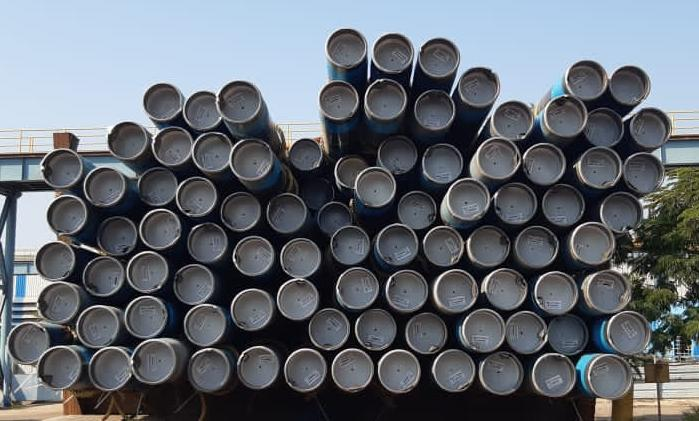
#> input picture pipe.jpeg, 699 x 421 px
$ jupyter execute Resolute_AI_Software_Task_3.ipynb
#> lines starting #> are read from the running program, lines starting #| are printed output that depends on the picture; after the words box and inside, x2 and y2 are one past the last pixel; in counts of white or black regions, pixels touching at a corner belong together
# Task 3: (Computer Vision) - Count the number of pipes in the given image.

[cell 1]
import cv2
import numpy as np

[cell 2]
img = cv2.imread('pipe.jpeg')
#> img is the input picture: shape (421, 699, 3); mean B, G, R 113.6, 105.8, 99.9
greyImg = cv2.cvtColor(img, cv2.COLOR_BGR2GRAY)
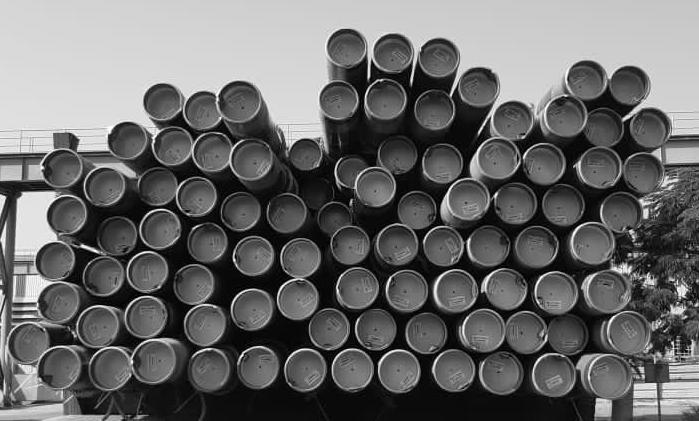
#> greyImg: shape (421, 699); min 0, max 255, mean 104.9

[cell 3]
circles = cv2.HoughCircles(greyImg, cv2.HOUGH_GRADIENT, minDist=8, dp=1.0967, param1=150, param2=15, minRadius=18, maxRadius=21)
#> circles = 90 rows, first 8: [285.7, 212.2, 20.3], [299.9, 257.2, 20.3], [433.7, 109.1, 20.3], [442.5, 162.9, 20.3], [110.2, 369, 20.3], [442.5, 245.1, 20.3], [250.6, 309.8, 20.3], [203.4, 325.2, 20.3]
out = img.copy()
pipe=0
for (x, y, rad) in circles[0, :, :]:
  cv2.circle(out, (x, y), rad, (0, 255, 0), 3)
  pipe = pipe + 1
#> this loop made 90 passes
#> (x, y, rad) on passes 1 to 12: (285.7, 212.2, 20.3), (299.9, 257.2, 20.3), (433.7, 109.1, 20.3), (442.5, 162.9, 20.3), (110.2, 369, 20.3), (442.5, 245.1, 20.3), (250.6, 309.8, 20.3), (203.4, 325.2, 20.3), (296.7, 298.9, 20.3), (544.5, 164, 20.3), (328.5, 328.5, 20.3), (642.1, 171.6, 20.3)
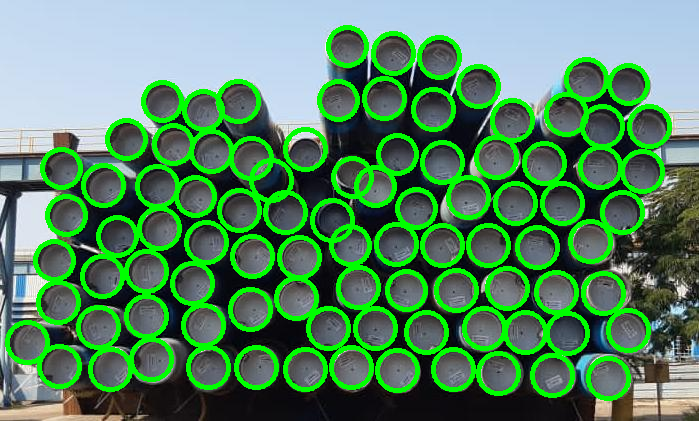
#> out: shape (421, 699, 3); 18.18% of pixels changed, all inside (x1, y1, x2, y2) = (5, 25, 672, 401)
#> after the loop, pipe = 90
cv2.imwrite('outImg.jpg',np.hstack([out]),[cv2.IMWRITE_JPEG_QUALITY, 70])
cv2.waitKey(0)
#> Out = 27

[cell 4]
print("Total number of Pipes in the image are :",pipe)
#| Total number of Pipes in the image are : 90
